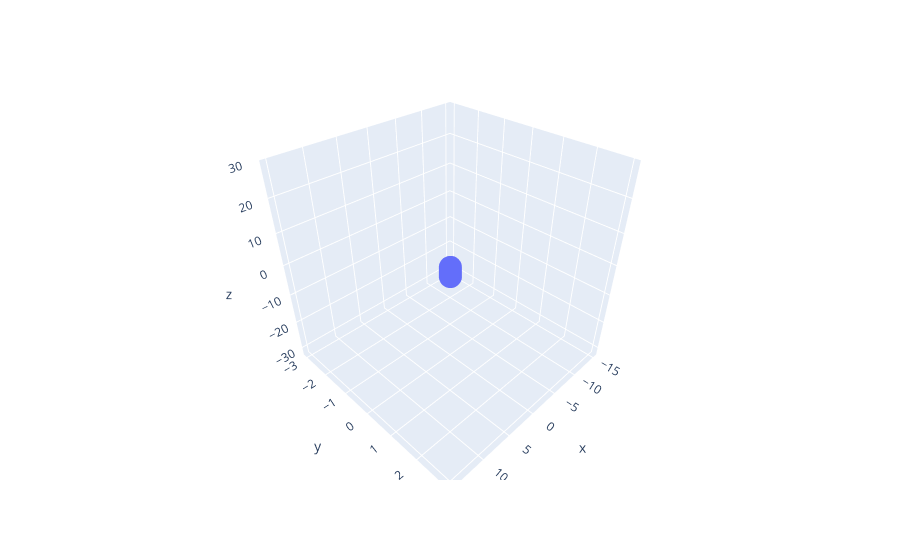

Notebook source saved alongside this figure:
### Markdown cell above
Доп.задание. Изобразите поверхность на 3d-графике

### Code cell
import plotly.express as px
fig = px.scatter_3d(x=x[:, 0], y=x[:, 1], z=y.squeeze())
fig.show()

### Figure 1 — Plotly figure (JSON) as saved in the notebook; plotly's stock layout.template omitted (floating-point values rounded to 4 significant figures; data arrays with more than 128 entries replaced by an {"elided": "..."} marker saying what was removed)
{"data": [{"hovertemplate": "x=%{x}<br>y=%{y}<br>z=%{z}<extra></extra>", "legendgroup": "", "marker": {"color": "#636efa", "symbol": "circle"}, "mode": "markers", "name": "", "scene": "scene", "showlegend": false, "x": {"elided": "300 float values"}, "y": {"elided": "300 float values"}, "z": {"elided": "300 float values"}, "type": "scatter3d"}], "layout": {"scene": {"domain": {"x": [0.0, 1.0], "y": [0.0, 1.0]}, "xaxis": {"title": {"text": "x"}}, "yaxis": {"title": {"text": "y"}}, "zaxis": {"title": {"text": "z"}}}, "legend": {"tracegroupgap": 0}, "margin": {"t": 60}}}
